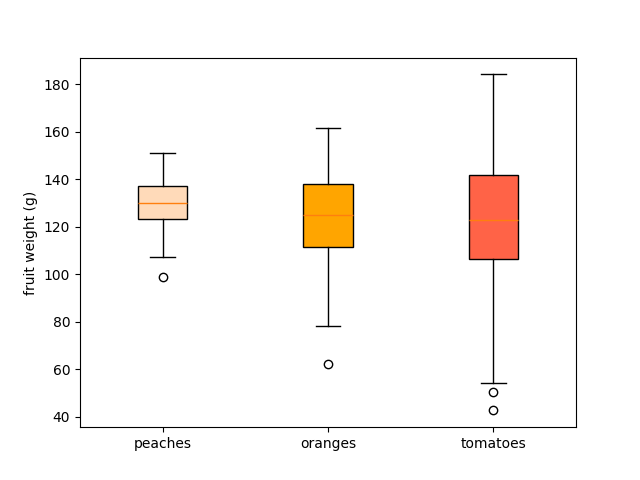

Write Python code to recreate this figure.
# 引入所需库
import matplotlib.pyplot as plt
import matplotlib
import numpy as np
matplotlib.use('TkAgg')


# 设置随机数种子
np.random.seed(19680801)
# 创建一个包含三个数组的列表 fruit_weights
fruit_weights = [
    np.random.normal(130, 10, size=100),
    np.random.normal(125, 20, size=100),
    np.random.normal(120, 30, size=100),
]
# 创建包含三个字符串的列表labels和包含三个颜色的列表colors
labels = ['peaches', 'oranges', 'tomatoes']
colors = ['peachpuff', 'orange', 'tomato']

#创建一个图形和坐标轴对象fig和ax
fig, ax = plt.subplots()
# 设置坐标轴的y轴标签
ax.set_ylabel('fruit weight (g)')
# patch_artist=True 参数表示填充箱线图的内部颜色
bplot = ax.boxplot(fruit_weights,
                   patch_artist=True,
                   tick_labels=labels)
# 使用zip()函数将bplot['boxes']和colors两个列表中的元素一一对应起来
for patch, color in zip(bplot['boxes'], colors):
    # 设置每个箱线图的填充颜色
    patch.set_facecolor(color)

plt.show()
